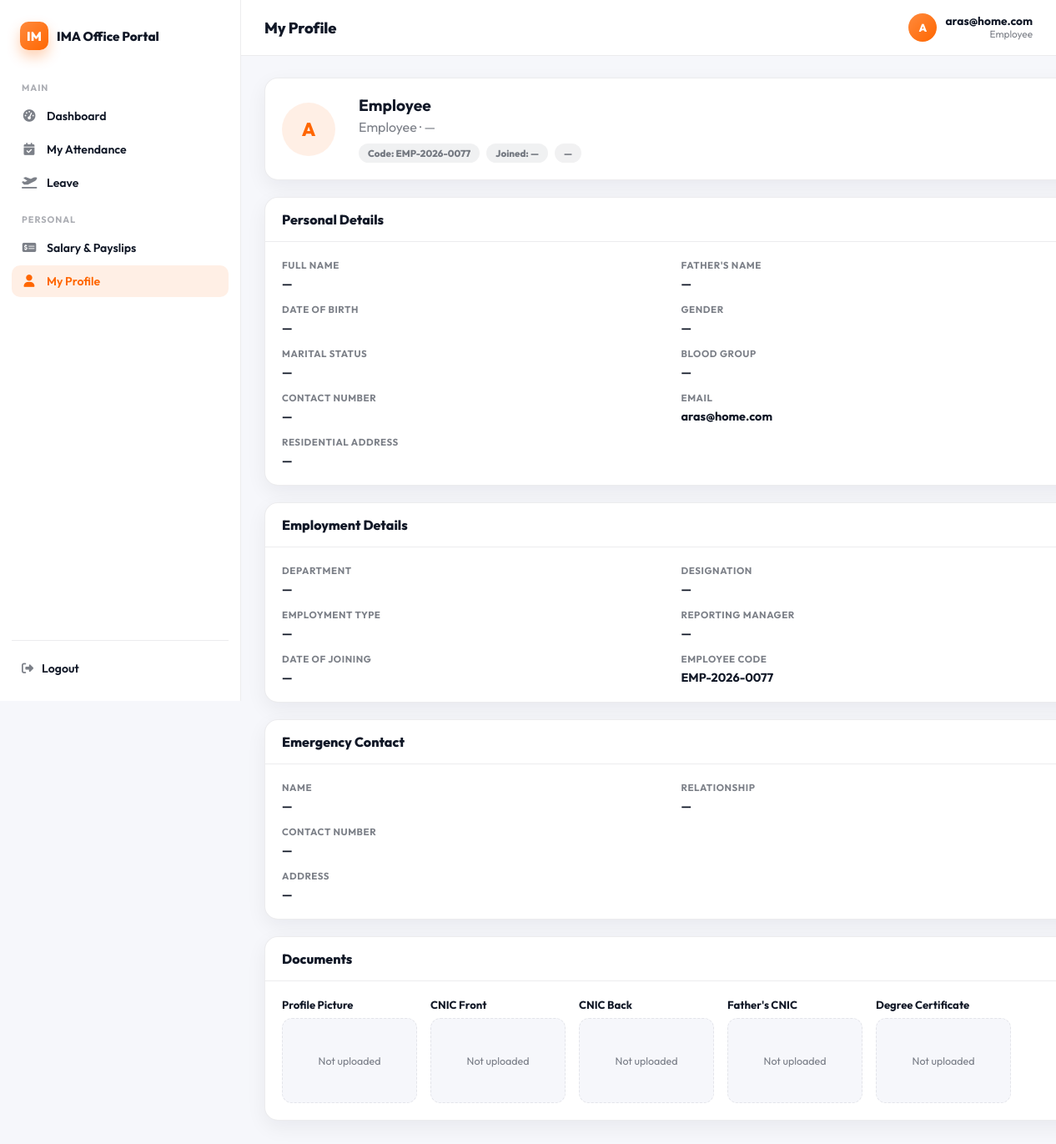
Screenshot of /profile/ (signed in) with the database file from the repository.
### accounts/models.py (models this page shows, shortened)
class Employee(AbstractBaseUser, PermissionsMixin):
    cnic = models.CharField(max_length=13, unique=True, validators=[cnic_validator])
    email = models.EmailField(unique=True, validators=[email_validator])
    full_name = models.CharField(max_length=120, blank=True, null=True, validators=[alpha_spaces])
    fathers_name = models.CharField(max_length=120, blank=True, null=True, validators=[alpha_spaces])
    date_of_birth = models.DateField(blank=True, null=True)
    gender = models.CharField(max_length=10, choices=[('male','Male'),('female','Female'),('other','Other'),('na','Prefer not to say')], blank=True, null=True)
    marital_status = models.CharField(max_length=10, choices=[('single','Single'),('married','Married'),('divorced','Divorced'),('widowed','Widowed')], blank=True, null=True)
    contact_number = models.CharField(max_length=14, blank=True, null=True)
    residential_address = models.TextField(max_length=250, blank=True, null=True)
    date_of_joining = models.DateField(blank=True, null=True)
    reporting_manager_name = models.CharField(max_length=120, blank=True, null=True, validators=[alpha_spaces])
    department = models.CharField(max_length=10, choices=[('HR','HR'),('IT','IT'),('FIN','Finance'),('OPS','Operations'),('SALES','Sales'),('OTHER','Other')], blank=True, null=True)
    designation = models.CharField(max_length=120, blank=True, null=True)
    employment_type = models.CharField(max_length=2, choices=[('FT','Full-time'),('PT','Part-time'),('CT','Contract'),('IN','Internship')], blank=True, null=True)
    employee_code = models.CharField(max_length=20, unique=True, blank=True, null=True)
    profile_picture = models.ImageField(upload_to=profile_picture_path, validators=[], blank=True, null=True)
    cnic_front = models.ImageField(upload_to=cnic_front_path, validators=[], blank=True, null=True)
    cnic_back = models.ImageField(upload_to=cnic_back_path, validators=[], blank=True, null=True)
    degree_certificate = models.FileField(upload_to=degree_path, validators=[], blank=True, null=True)
    father_cnic = models.ImageField(upload_to=father_cnic_path, validators=[], blank=True, null=True)
    emergency_contact_name = models.CharField(max_length=120, blank=True, null=True)
    emergency_relationship = models.CharField(max_length=10, choices=[('father','Father'),('mother','Mother'),('spouse','Spouse'),('sibling','Sibling'),('friend','Friend'),('other','Other')], blank=True, null=True)
    emergency_contact_number = models.CharField(max_length=14, blank=True, null=True)
    emergency_contact_address = models.TextField(blank=True, null=True)
    blood_group = models.CharField(max_length=3, choices=[('A+','A+'),('A-','A-'),('B+','B+'),('B-','B-'),('O+','O+'),('O-','O-'),('AB+','AB+'),('AB-','AB-')], blank=True, null=True)
    previous_employer = models.TextField(blank=True, null=True)
    special_skills = models.TextField(blank=True, null=True)
    ROLE_CHOICES = [
        ('employee', 'Employee'),
        ('pm', 'Project Manager'),
        ('admin', 'Admin (CEO)'),   # 🔹 added Admin role
    ]
    role = models.CharField(
        max_length=20,
        choices=ROLE_CHOICES,
        default='employee',
        help_text="Role of the employee. Default is 'Employee'."
    )
    is_staff = models.BooleanField(default=False)
    is_active = models.BooleanField(default=False)
    date_joined = models.DateTimeField(auto_now_add=True)
    objects = EmployeeManager()
    USERNAME_FIELD = 'cnic'
    REQUIRED_FIELDS = ['email']
    class Media:
        css = {"all": ("css/admin/accounts.css",)}

### accounts/views.py (the view)
# urls.py: path('profile/', profile_view, name='profile'),
@login_required
def profile_view(request):
    return render(request, 'accounts/profile.html')

### accounts/templates/accounts/profile.html (shortened to what this page needs)
{% extends 'base.html' %}
{% block page_title %}My Profile{% endblock %}
{% block content %}
<div class="pf-card" style="margin-bottom:20px;">
  <div class="pf-card-pad" style="display:flex;align-items:center;gap:18px;flex-wrap:wrap;">
    <div class="pf-avatar" style="width:64px;height:64px;font-size:1.4rem;">
      {% if request.user.profile_picture %}
        <img src="{{ request.user.profile_picture.url }}" alt="">
      {% else %}
        {{ request.user.full_name|default:request.user.email|slice:":1"|upper }}
      {% endif %}
    </div>
    <div>
      <h2 style="margin:0;font-size:1.2rem;">{{ request.user.full_name|default:"Employee" }}</h2>
      <p style="margin:4px 0 0;color:var(--pf-muted);">{{ request.user.designation|default:"Employee" }} &middot; {{ request.user.get_department_display|default:"—" }}</p>
      <div style="display:flex;gap:8px;margin-top:10px;flex-wrap:wrap;">
        <span class="pf-badge neutral">Code: {{ request.user.employee_code|default:"—" }}</span>
        <span class="pf-badge neutral">Joined: {{ request.user.date_of_joining|date:"d M Y"|default:"—" }}</span>
        <span class="pf-badge neutral">{{ request.user.get_employment_type_display|default:"—" }}</span>
      </div>
    </div>
  </div>
</div>
<div class="pf-card" style="margin-bottom:20px;">
  <div class="pf-card-header"><h3>Personal Details</h3></div>
  <div class="pf-card-pad pf-info-grid">
    <div class="item"><span>Full Name</span><strong>{{ request.user.full_name|default:"—" }}</strong></div>
    <div class="item"><span>Father's Name</span><strong>{{ request.user.fathers_name|default:"—" }}</strong></div>
    <div class="item"><span>Date of Birth</span><strong>{{ request.user.date_of_birth|date:"d M Y"|default:"—" }}</strong></div>
    <div class="item"><span>Gender</span><strong>{{ request.user.get_gender_display|default:"—" }}</strong></div>
    <div class="item"><span>Marital Status</span><strong>{{ request.user.get_marital_status_display|default:"—" }}</strong></div>
    <div class="item"><span>Blood Group</span><strong>{{ request.user.blood_group|default:"—" }}</strong></div>
    <div class="item"><span>Contact Number</span><strong>{{ request.user.contact_number|default:"—" }}</strong></div>
    <div class="item"><span>Email</span><strong>{{ request.user.email|default:"—" }}</strong></div>
    <div class="item wide"><span>Residential Address</span><strong>{{ request.user.residential_address|default:"—" }}</strong></div>
  </div>
</div>
<div class="pf-card" style="margin-bottom:20px;">
  <div class="pf-card-header"><h3>Employment Details</h3></div>
  <div class="pf-card-pad pf-info-grid">
    <div class="item"><span>Department</span><strong>{{ request.user.get_department_display|default:"—" }}</strong></div>
    <div class="item"><span>Designation</span><strong>{{ request.user.designation|default:"—" }}</strong></div>
    <div class="item"><span>Employment Type</span><strong>{{ request.user.get_employment_type_display|default:"—" }}</strong></div>
    <div class="item"><span>Reporting Manager</span><strong>{{ request.user.reporting_manager_name|default:"—" }}</strong></div>
    <div class="item"><span>Date of Joining</span><strong>{{ request.user.date_of_joining|date:"d M Y"|default:"—" }}</strong></div>
    <div class="item"><span>Employee Code</span><strong>{{ request.user.employee_code|default:"—" }}</strong></div>
  </div>
</div>
<div class="pf-card" style="margin-bottom:20px;">
  <div class="pf-card-header"><h3>Emergency Contact</h3></div>
  <div class="pf-card-pad pf-info-grid">
    <div class="item"><span>Name</span><strong>{{ request.user.emergency_contact_name|default:"—" }}</strong></div>
    <div class="item"><span>Relationship</span><strong>{{ request.user.get_emergency_relationship_display|default:"—" }}</strong></div>
    <div class="item"><span>Contact Number</span><strong>{{ request.user.emergency_contact_number|default:"—" }}</strong></div>
    <div class="item wide"><span>Address</span><strong>{{ request.user.emergency_contact_address|default:"—" }}</strong></div>
  </div>
</div>
<div class="pf-card">
  <div class="pf-card-header"><h3>Documents</h3></div>
  <div class="pf-card-pad" style="display:flex;gap:16px;flex-wrap:wrap;">
    <div>
      <p style="font-size:.82rem;font-weight:700;margin:0 0 8px;">Profile Picture</p>
      {% if request.user.profile_picture %}<img class="pf-thumb" src="{{ request.user.profile_picture.url }}" alt="" onclick="pfOpenLightbox('{{ request.user.profile_picture.url }}')">{% else %}<div class="pf-thumb-empty">Not uploaded</div>{% endif %}
    </div>
    <div>
      <p style="font-size:.82rem;font-weight:700;margin:0 0 8px;">CNIC Front</p>
      {% if request.user.cnic_front %}<img class="pf-thumb" src="{{ request.user.cnic_front.url }}" alt="" onclick="pfOpenLightbox('{{ request.user.cnic_front.url }}')">{% else %}<div class="pf-thumb-empty">Not uploaded</div>{% endif %}
    </div>
    <div>
      <p style="font-size:.82rem;font-weight:700;margin:0 0 8px;">CNIC Back</p>
      {% if request.user.cnic_back %}<img class="pf-thumb" src="{{ request.user.cnic_back.url }}" alt="" onclick="pfOpenLightbox('{{ request.user.cnic_back.url }}')">{% else %}<div class="pf-thumb-empty">Not uploaded</div>{% endif %}
    </div>
    <div>
      <p style="font-size:.82rem;font-weight:700;margin:0 0 8px;">Father's CNIC</p>
      {% if request.user.father_cnic %}<img class="pf-thumb" src="{{ request.user.father_cnic.url }}" alt="" onclick="pfOpenLightbox('{{ request.user.father_cnic.url }}')">{% else %}<div class="pf-thumb-empty">Not uploaded</div>{% endif %}
    </div>
    <div>
      <p style="font-size:.82rem;font-weight:700;margin:0 0 8px;">Degree Certificate</p>
      {% if request.user.degree_certificate %}<div class="pf-thumb-empty" style="cursor:pointer;"><a href="{{ request.user.degree_certificate.url }}" target="_blank">View file</a></div>{% else %}<div class="pf-thumb-empty">Not uploaded</div>{% endif %}
    </div>
  </div>
</div>
{% endblock %}

### accounts/templates/base.html (shortened to what this page needs)
<!DOCTYPE html>
<html lang="en">
  <head>
    {% load static %}
    <link rel="stylesheet" href="https://cdnjs.cloudflare.com/ajax/libs/font-awesome/6.4.0/css/all.min.css">
    <link rel="stylesheet" href="{% static 'css/portal.css' %}" />
  </head>
  <body class="portal-body">
    <div class="portal-shell">
      <aside class="portal-sidebar" id="portal-sidebar">
        <div class="portal-brand">
          <div class="mark">IM</div>
          <div class="title">IMA Office Portal</div>
        </div>
        <nav class="portal-nav">
          <div class="portal-nav-label">Main</div>
          <a href="{% url 'dashboard' %}" class="{% if request.path == '/dashboard/' %}active{% endif %}">
            <i class="fa-solid fa-gauge-high"></i> Dashboard
          </a>
          <a href="{% url 'attendance:dashboard' %}" class="{% if request.path == '/attendance/dashboard/' %}active{% endif %}">
            <i class="fa-solid fa-calendar-check"></i> My Attendance
          </a>
          <a href="{% url 'my_leave_requests' %}" class="{% if request.path == '/leaves/my-leaves/' %}active{% endif %}">
            <i class="fa-solid fa-plane-departure"></i> Leave
          </a>
          <div class="portal-nav-label">Personal</div>
          {% if request.user.is_authenticated and request.user.role == 'employee' %}
          <a href="{% url 'payroll:employee_salary_summary' %}" class="{% if request.path == '/payroll/salary-summary/' %}active{% endif %}">
            <i class="fa-solid fa-money-check-dollar"></i> Salary &amp; Payslips
          </a>
          {% endif %}
          <a href="{% url 'profile' %}" class="{% if request.path == '/profile/' %}active{% endif %}">
            <i class="fa-solid fa-user"></i> My Profile
          </a>
        </nav>
        <div class="portal-sidebar-footer">
          <a href="{% url 'logout' %}"><i class="fa-solid fa-right-from-bracket" style="color:var(--pf-muted);"></i> Logout</a>
        </div>
      </aside>
      <div class="portal-main">
        <header class="portal-topbar">
          <div style="display:flex;align-items:center;gap:12px;">
            <h1>{% block page_title %}Dashboard{% endblock %}</h1>
          </div>
          <div class="portal-user">
            <div class="avatar">
              {% if request.user.profile_picture %}
                <img src="{{ request.user.profile_picture.url }}" alt="">
              {% else %}
                {{ request.user.full_name|default:request.user.email|slice:":1"|upper }}
              {% endif %}
            </div>
            <div class="meta">
              <div class="name">{{ request.user.full_name|default:request.user.email }}</div>
              <div class="role">{{ request.user.get_role_display }}</div>
            </div>
          </div>
        </header>
        <div class="portal-content">
          {% block content %}{% endblock %}
        </div>
      </div>
    </div>
  </body>
</html>

### rows the page displays
Employee: user.full_name "A", user.full_name "aras@home.com", user.role "Employee", user.full_name "Employee", user.designation "Employee", user.department "—", user.employee_code "EMP-2026-0077", user.date_of_joining "—", user.employment_type "—", user.full_name "—", user.fathers_name "—", user.date_of_birth "—", user.gender "—", user.marital_status "—", user.blood_group "—", user.contact_number "—", user.email "aras@home.com", user.residential_address "—", user.designation "—", user.reporting_manager_name "—", user.emergency_contact_name "—", user.emergency_relationship "—", user.emergency_contact_number "—", user.emergency_contact_address "—"
